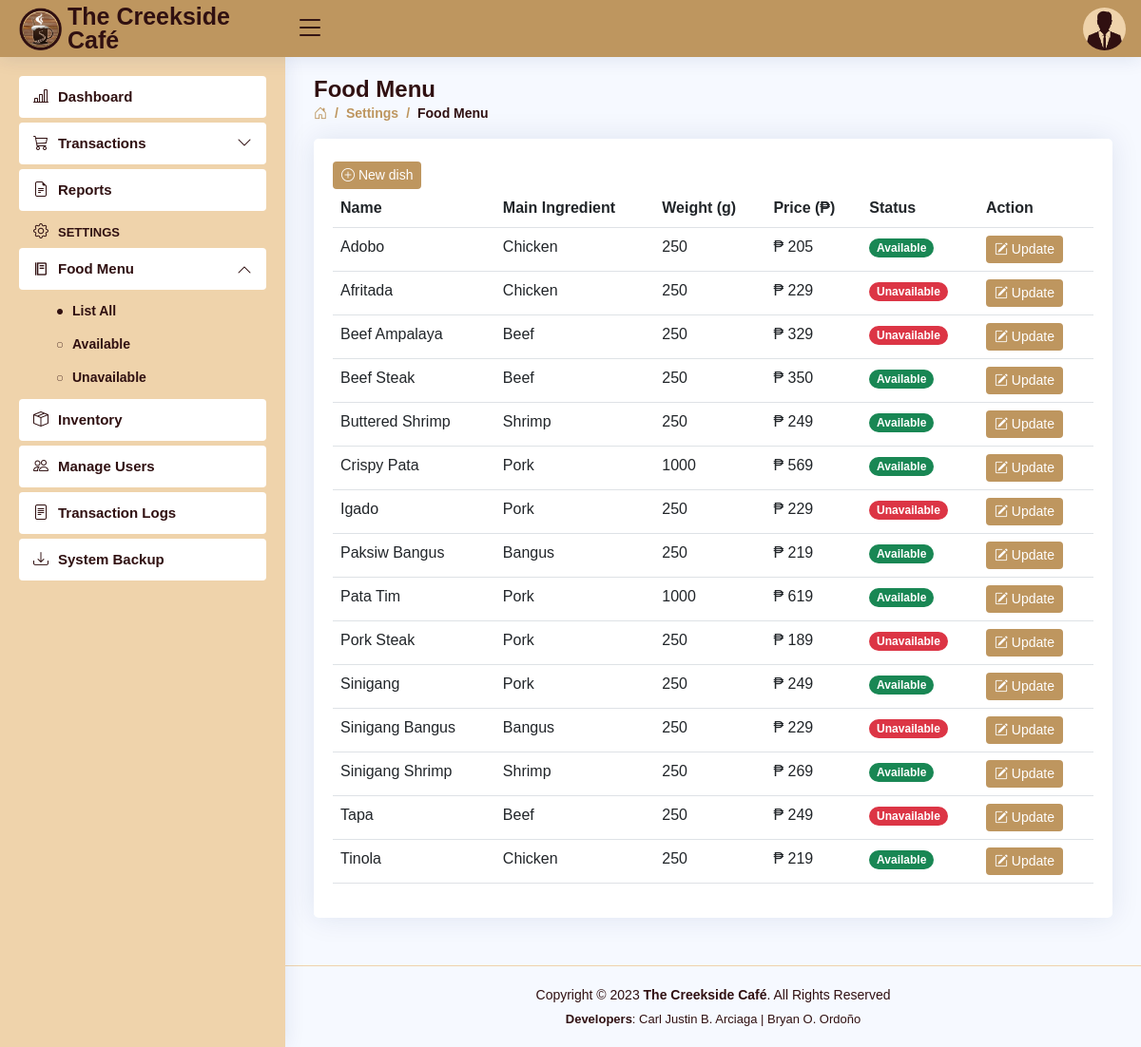
The app's page /settings-foodmenu.php (signed in) with its own data.
### tables this page shows
CREATE TABLE `users` (
  `user_id` int(11) NOT NULL AUTO_INCREMENT,
  `role` varchar(5) DEFAULT NULL,
  `fname` varchar(30) DEFAULT NULL,
  `mname` varchar(30) DEFAULT NULL,
  `lname` varchar(30) DEFAULT NULL,
  `bdate` date DEFAULT NULL,
  `sex` varchar(6) DEFAULT NULL,
  `province` varchar(15) DEFAULT NULL,
  `municipality` varchar(30) DEFAULT NULL,
  `barangay` varchar(30) DEFAULT NULL,
  `contact_no` varchar(11) DEFAULT NULL,
  `email` varchar(50) DEFAULT NULL,
  `username` varchar(50) DEFAULT NULL,
  `password` varchar(50) DEFAULT NULL,
  PRIMARY KEY (`user_id`)
);

CREATE TABLE `dishes` (
  `dish_id` int(2) NOT NULL AUTO_INCREMENT,
  `dish_name` varchar(30) DEFAULT NULL,
  `main_` varchar(15) DEFAULT NULL,
  `weight` int(4) DEFAULT NULL,
  `price` decimal(10,2) DEFAULT NULL,
  `status` varchar(11) DEFAULT NULL,
  PRIMARY KEY (`dish_id`)
);

### settings-foodmenu.php (the view, shortened to what this page needs)
<!DOCTYPE html>
<html lang="en">
<head>
<?php
    include 'includes/links.php';
    include 'includes/header.php';
    include 'includes/sidebar-FM.php';
    $role = $_SESSION['role'];
 ?>
</head>
<body>
  <main id="main" class="main">
    <div class="pagetitle">
      <h1>Food Menu</h1>
      <nav>
        <ol class="breadcrumb">
          <li class="breadcrumb-item"><a href="dashboard.php"><i class="bi bi-house-door"></i></a></li>
          <li class="breadcrumb-item">Settings</li>
          <li class="breadcrumb-item active">Food Menu</li>
        </ol>
      </nav>
    </div>
    <section class="section dish">
          <div class="card">
            <div class="card-body">
              <br>
              <?php if ($role === 'Admin') { ?>
              <button class="btn btn2 btn-sm" data-bs-toggle="modal" data-bs-target="#addDish"><i class="bi bi-plus-circle"></i> New dish</button> <?php
              } ?>
              <table class="table table-hover datatable">
        <?php if ($role === 'Admin') { ?>
                <thead>
                  <tr>
                    <th scope="col">Name</th>
                    <th scope="col">Main Ingredient</th>
                    <th scope="col">Weight (g)</th>
                    <th scope="col">Price (₱)</th>
                    <th scope="col">Status</th>
                    <th scope="col">Action</th>
                  </tr>
                </thead> <?php
        }?>
                <tbody>
  <?php
    include 'connection.php';
    $query = "SELECT * FROM dishes ORDER BY dish_name ASC";
    $result = $con->query($query);
    if ($result) {
      while ($row = $result->fetch_assoc()) {
        $id = $row['dish_id'];
        $name = $row['dish_name'];
        $main_ = $row['main_'];
        $weight = $row['weight'];
        $price = $row['price'];
        $status = $row['status'];?>
                  <tr>
                    <td><a style="text-transform: capitalize;"><?php echo $name ?></a></td>
                    <td><?php echo $main_ ?></td>
                    <td><?php echo $weight ?></td>
                    <td>₱ <?php echo number_format($price) ?></td>
            <?php if ($status === 'Available') { ?>
                    <td><font class="badge bg-success rounded-pill"><b><?php echo $status ?></b></font></td> <?php
            } elseif ($status === 'Unavailable') { ?>
                    <td><font class="badge bg-danger rounded-pill"><b><?php echo $status ?></b></font></td> <?php
            } ?>
        <?php if ($role === 'Admin') { ?>
                    <td>
                      <button class="btn btn2 btn-sm" data-bs-toggle="modal" data-bs-target="#updateDish-<?php echo $id ?>"><i class="bi bi-pencil-square"></i> Update</button>
                    </td> <?php
        } ?>
                  </tr>
    <?php }
  } ?>
                </tbody>
              </table>
            </div>
          </div>
    </section>
  </main>
<?php include 'includes/footer.php'; ?>
</body>
</html>

### includes/header.php (shortened to what this page needs)
<header id="header" class="header fixed-top d-flex align-items-center">
  <div class="d-flex align-items-center justify-content-between">
    <a href="dashboard.php" class="logo d-flex align-items-center">
      <img src="assets/img/creekside.png" alt="">
      <span class="d-none d-lg-block">The Creekside Café</span>
    </a>
    <i class="bi bi-list toggle-sidebar-btn"></i>
  </div>
  <nav class="header-nav ms-auto">
  <?php
      include 'connection.php';
      $username = $_SESSION['username'];
      $query = "SELECT * FROM users WHERE username = '$username'";
      $result = $con->query($query);
      if ($result) {
        while ($row = $result->fetch_assoc()) {
          $sex = $row['sex'];
          ?>
    <ul class="d-flex align-items-center">
      <li class="nav-item dropdown pe-3">
        <a class="nav-link nav-profile d-flex align-items-center pe-0" href="#" data-bs-toggle="dropdown">
          <?php
            if ($sex === 'Male') {
                echo '<img src="assets/img/Male.png" alt="Profile" class="rounded-circle">';
            } elseif ($sex === 'Female') {
                echo '<img src="assets/img/Female.png" alt="Profile" class="rounded-circle">';
            }
          ?>
        </a>
  <?php
        }
      }
  ?>
      </li>
    </ul>
  </nav>
</header>

### assets/css/style.css (style rules this page uses)
:root { scroll-behavior: smooth; }
body { font-family: "Open Sans", sans-serif; background: #f6f9ff; color: #444444; }
a { color: #4154f1; text-decoration: none; }
h1, h2, h3, h4, h5, h6 { font-family: "Nunito", sans-serif; }
#main { margin-top: 60px; padding: 20px 30px; transition: all 0.3s; }
.pagetitle { margin-bottom: 10px; }
.pagetitle h1 { font-size: 24px; margin-bottom: 0; font-weight: 600; color: #301011; }
.card { margin-bottom: 30px; border: none; border-radius: 5px; box-shadow: 0px 0 30px rgba(1, 41, 112, 0.1); }
.card-body { padding: 0 20px 20px 20px; color: #301011; }
.breadcrumb { font-size: 14px; font-family: "Nunito", sans-serif; color: #be965f; font-weight: 600; }
.breadcrumb a { color: #be965f; transition: 0.3s; }
.breadcrumb .breadcrumb-item::before { color: #be965f; }
.breadcrumb .active { color: #301011; font-weight: 600; }
.logo { line-height: 1; }
@media (min-width: 1200px) { .logo { width: 280px; } }
.logo img { max-height: 45px; margin-right: 6px; }
.logo span { font-size: 25px; font-weight: 700; color: #301011; font-family: "Nunito", sans-serif; }
.header { transition: all 0.5s; z-index: 997; height: 60px; box-shadow: 0px 2px 20px rgba(1, 41, 112, 0.1); background-color: #be965f; padding-left: 20px; }
.header .toggle-sidebar-btn { font-size: 32px; padding-left: 10px; cursor: pointer; color: #301011; }
.header-nav ul { list-style: none; }
.header-nav>ul { margin: 0; padding: 0; }
.header-nav .nav-profile { color: #301011; }
.header-nav .nav-profile img { max-height: 45px; }
@media (min-width: 1200px) { #main, #footer { margin-left: 300px; } }
.btn2 { background: #be965f; border: none; color: #fff; padding: 4px 9px; }

### records on screen
dishes: dish_name "Adobo", main_ "Chicken", weight "250", price "205", status "Available"
dishes: dish_name "Afritada", main_ "Chicken", weight "250", price "229", status "Unavailable"
dishes: dish_name "Beef Ampalaya", main_ "Beef", weight "250", price "329", status "Unavailable"
dishes: dish_name "Beef Steak", main_ "Beef", weight "250", price "350", status "Available"
dishes: dish_name "Buttered Shrimp", main_ "Shrimp", weight "250", price "249", status "Available"
dishes: dish_name "Crispy Pata", main_ "Pork", weight "1000", price "569", status "Available"
dishes: dish_name "Igado", main_ "Pork", weight "250", price "229", status "Unavailable"
dishes: dish_name "Paksiw Bangus", main_ "Bangus", weight "250", price "219", status "Available"
dishes: dish_name "Pata Tim", main_ "Pork", weight "1000", price "619", status "Available"
dishes: dish_name "Pork Steak", main_ "Pork", weight "250", price "189", status "Unavailable"
dishes: dish_name "Sinigang", main_ "Pork", weight "250", price "249", status "Available"
dishes: dish_name "Sinigang Bangus", main_ "Bangus", weight "250", price "229", status "Unavailable"
dishes: dish_name "Sinigang Shrimp", main_ "Shrimp", weight "250", price "269", status "Available"
dishes: dish_name "Tapa", main_ "Beef", weight "250", price "249", status "Unavailable"
dishes: dish_name "Tinola", main_ "Chicken", weight "250", price "219", status "Available"
